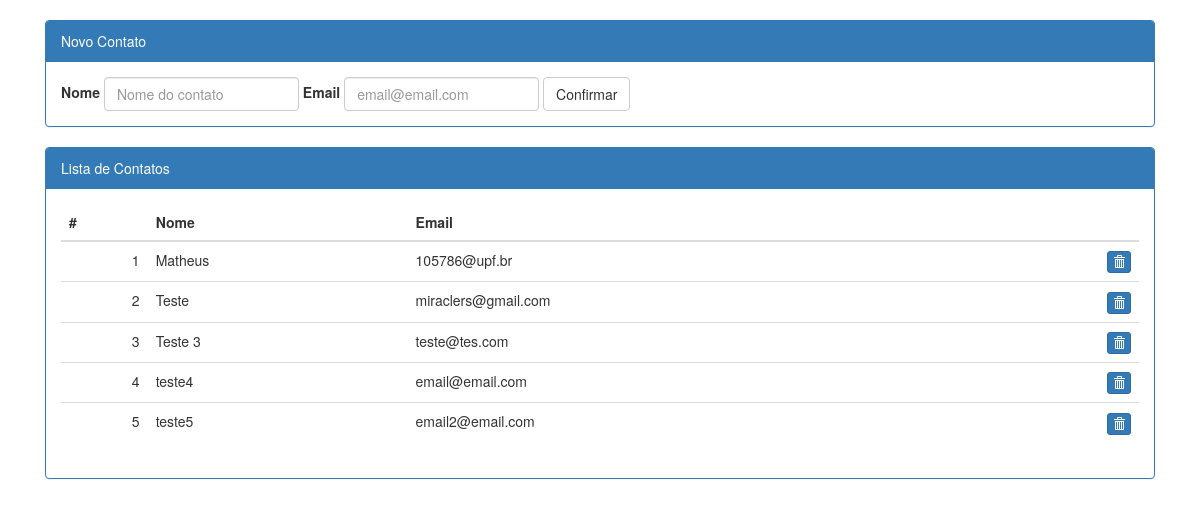
Before: / with the older database file.
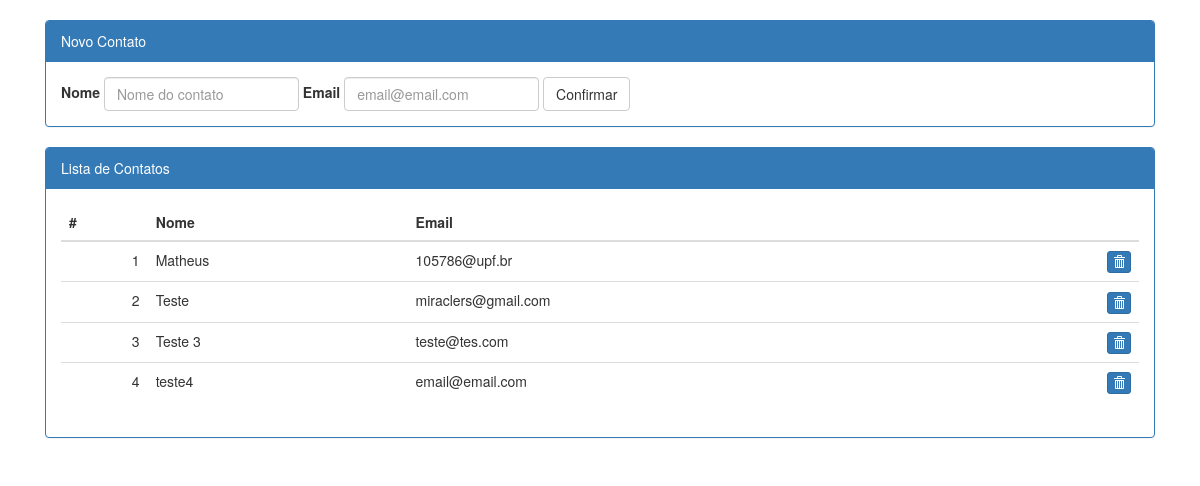
After: the same page with the newer database file.
### lista/models.py (models this page shows, shortened)
class Contatos(models.Model):
    codigo = models.IntegerField(primary_key=True)
    nome = models.CharField(max_length=200)
    email = models.CharField(max_length=200)

### lista/views.py (the view)
# urls.py: url(r'^$', views.index, name='index'),
def index(request):
    contatos = Contatos.objects.order_by('codigo')
    template = loader.get_template('lista/index.html')
    context = RequestContext(request, {
        'contatos': contatos,
    })
    return HttpResponse(template.render(context))

### lista/templates/lista/index.html (shortened to what this page needs)
{% load staticfiles %}
<!DOCTYPE html>
<html lang="en">
<head>
    <link rel="stylesheet" href="{% static 'css/bootstrap.min.css' %}">
</head>
<body>
<br>
    <div class="container">
        <div class="col-md-12">
            <div class="panel panel-primary">
                <div class="panel-heading">
                    Novo Contato
                </div>
                <div class="panel-body">
                    <form class="form-inline" method="post" action="/gravar/">
                        <div class="form-group">
                            <label for="exampleInputName2">Nome</label>
                            <input type="text" class="form-control" name="nome" placeholder="Nome do contato">
                        </div>
                        <div class="form-group">
                            <label for="exampleInputEmail2">Email</label>
                            <input type="email" class="form-control" name="email" placeholder="email@email.com">
                        </div>
                        <button type="submit" class="btn btn-default">Confirmar</button>
                    </form>
                </div>
            </div>
        </div>
        <div class="col-md-12">
            <div class="panel panel-primary">
                <div class="panel-heading">
                    Lista de Contatos
                </div>
                <div class="panel-body">
                    <table class="table .table-condensed">
                    <thead>
                        <tr>
                            <th class="col-md-1" align="right">#</th>
                            <th class="col-md-3" align="left">Nome</th>
                            <th class="col-md-8" align="left">Email</th>
                            <th></th>
                        </tr>
                    </thead>
                    <tbody>
                        {% for contato in contatos %}
                            <tr>
                                <td class="col-md-1" align="right">{{ contato.codigo }}</td>
                                <td class="col-md-3" align="left">{{ contato.nome }}</td>
                                <td class="col-md-8" align="left">{{ contato.email }}</td>
                                <td>
                                    <form id="form" method="post" action="/excluir/">
                                        <button onclick="$('form').submit()" class="btn btn-xs btn-primary">
                                            <i class="glyphicon glyphicon-trash"></i>
                                        </button>
                                    </form>
                                </td>
                            </tr>
                        {% endfor %}
                    </tbody>
                    </table>
                </div>
            </div>
        </div>
    </div>
</body>
</html>

Changed rows visible on the page:
removed Contatos: codigo "5", nome "teste5", email "email2@email.com"
